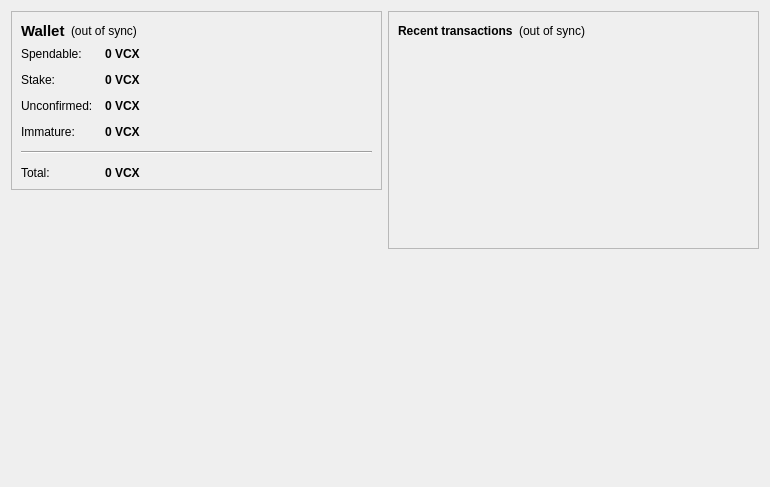
<?xml version="1.0" encoding="UTF-8"?>
<ui version="4.0">
 <class>OverviewPage</class>
 <widget class="QWidget" name="OverviewPage">
  <property name="geometry">
   <rect>
    <x>0</x>
    <y>0</y>
    <width>770</width>
    <height>487</height>
   </rect>
  </property>
  <property name="windowTitle">
   <string>Form</string>
  </property>
  <layout class="QHBoxLayout" name="horizontalLayout" stretch="1,1">
   <item>
    <layout class="QVBoxLayout" name="verticalLayout_2">
     <item>
      <widget class="QFrame" name="frame">
       <property name="frameShape">
        <enum>QFrame::StyledPanel</enum>
       </property>
       <property name="frameShadow">
        <enum>QFrame::Raised</enum>
       </property>
       <layout class="QVBoxLayout" name="verticalLayout_4">
        <item>
         <layout class="QHBoxLayout" name="horizontalLayout_4">
          <item>
           <widget class="QLabel" name="label_5">
            <property name="font">
             <font>
              <pointsize>11</pointsize>
              <weight>75</weight>
              <bold>true</bold>
             </font>
            </property>
            <property name="text">
             <string>Wallet</string>
            </property>
           </widget>
          </item>
          <item>
           <widget class="QLabel" name="labelWalletStatus">
            <property name="toolTip">
             <string>The displayed information may be out of date. Your wallet automatically synchronizes with the vcredit network after a connection is established, but this process has not completed yet.</string>
            </property>
            <property name="styleSheet">
             <string notr="true"/>
            </property>
            <property name="text">
             <string notr="true">(out of sync)</string>
            </property>
            <property name="alignment">
             <set>Qt::AlignLeading|Qt::AlignLeft|Qt::AlignVCenter</set>
            </property>
           </widget>
          </item>
          <item>
           <spacer name="horizontalSpacer_2">
            <property name="orientation">
             <enum>Qt::Horizontal</enum>
            </property>
            <property name="sizeHint" stdset="0">
             <size>
              <width>40</width>
              <height>20</height>
             </size>
            </property>
           </spacer>
          </item>
         </layout>
        </item>
        <item>
         <layout class="QFormLayout" name="formLayout_2">
          <property name="fieldGrowthPolicy">
           <enum>QFormLayout::AllNonFixedFieldsGrow</enum>
          </property>
          <property name="horizontalSpacing">
           <number>12</number>
          </property>
          <property name="verticalSpacing">
           <number>12</number>
          </property>
          <item row="0" column="0">
           <widget class="QLabel" name="label">
            <property name="text">
             <string>Spendable:</string>
            </property>
           </widget>
          </item>
          <item row="0" column="1">
           <widget class="QLabel" name="labelBalance">
            <property name="font">
             <font>
              <weight>75</weight>
              <bold>true</bold>
             </font>
            </property>
            <property name="cursor">
             <cursorShape>IBeamCursor</cursorShape>
            </property>
            <property name="toolTip">
             <string>Your current spendable balance</string>
            </property>
            <property name="text">
             <string notr="true">0 VCX</string>
            </property>
            <property name="textInteractionFlags">
             <set>Qt::LinksAccessibleByMouse|Qt::TextSelectableByKeyboard|Qt::TextSelectableByMouse</set>
            </property>
           </widget>
          </item>
          <item row="1" column="0">
           <widget class="QLabel" name="label_6">
            <property name="text">
             <string>Stake:</string>
            </property>
           </widget>
          </item>
          <item row="1" column="1">
           <widget class="QLabel" name="labelStake">
            <property name="font">
             <font>
              <weight>75</weight>
              <bold>true</bold>
             </font>
            </property>
            <property name="cursor">
             <cursorShape>IBeamCursor</cursorShape>
            </property>
            <property name="toolTip">
             <string>Total of coins that was staked, and do not yet count toward the current balance</string>
            </property>
            <property name="text">
             <string notr="true">0 VCX</string>
            </property>
            <property name="textInteractionFlags">
             <set>Qt::LinksAccessibleByMouse|Qt::TextSelectableByKeyboard|Qt::TextSelectableByMouse</set>
            </property>
           </widget>
          </item>
          <item row="2" column="0">
           <widget class="QLabel" name="label_3">
            <property name="text">
             <string>Unconfirmed:</string>
            </property>
           </widget>
          </item>
          <item row="2" column="1">
           <widget class="QLabel" name="labelUnconfirmed">
            <property name="font">
             <font>
              <weight>75</weight>
              <bold>true</bold>
             </font>
            </property>
            <property name="cursor">
             <cursorShape>IBeamCursor</cursorShape>
            </property>
            <property name="toolTip">
             <string>Total of transactions that have yet to be confirmed, and do not yet count toward the current balance</string>
            </property>
            <property name="text">
             <string notr="true">0 VCX</string>
            </property>
            <property name="textInteractionFlags">
             <set>Qt::LinksAccessibleByMouse|Qt::TextSelectableByKeyboard|Qt::TextSelectableByMouse</set>
            </property>
           </widget>
          </item>
          <item row="3" column="0">
           <widget class="QLabel" name="labelImmatureText">
            <property name="text">
             <string>Immature:</string>
            </property>
           </widget>
          </item>
          <item row="3" column="1">
           <widget class="QLabel" name="labelImmature">
            <property name="font">
             <font>
              <weight>75</weight>
              <bold>true</bold>
             </font>
            </property>
            <property name="toolTip">
             <string>Mined balance that has not yet matured</string>
            </property>
            <property name="text">
             <string notr="true">0 VCX</string>
            </property>
            <property name="textInteractionFlags">
             <set>Qt::LinksAccessibleByMouse|Qt::TextSelectableByKeyboard|Qt::TextSelectableByMouse</set>
            </property>
           </widget>
          </item>
          <item row="4" column="0" colspan="2">
           <widget class="Line" name="line">
            <property name="orientation">
             <enum>Qt::Horizontal</enum>
            </property>
           </widget>
          </item>
          <item row="5" column="0">
           <widget class="QLabel" name="labelTotalText">
            <property name="text">
             <string>Total:</string>
            </property>
           </widget>
          </item>
          <item row="5" column="1">
           <widget class="QLabel" name="labelTotal">
            <property name="font">
             <font>
              <weight>75</weight>
              <bold>true</bold>
             </font>
            </property>
            <property name="cursor">
             <cursorShape>IBeamCursor</cursorShape>
            </property>
            <property name="toolTip">
             <string>Your current total balance</string>
            </property>
            <property name="text">
             <string notr="true">0 VCX</string>
            </property>
            <property name="textInteractionFlags">
             <set>Qt::LinksAccessibleByMouse|Qt::TextSelectableByKeyboard|Qt::TextSelectableByMouse</set>
            </property>
           </widget>
          </item>
         </layout>
        </item>
       </layout>
      </widget>
     </item>
     <item>
      <spacer name="verticalSpacer">
       <property name="orientation">
        <enum>Qt::Vertical</enum>
       </property>
       <property name="sizeHint" stdset="0">
        <size>
         <width>20</width>
         <height>40</height>
        </size>
       </property>
      </spacer>
     </item>
     <item>
      <widget class="QLabel" name="label_2">
       <property name="autoFillBackground">
        <bool>true</bool>
       </property>
       <property name="text">
        <string/>
       </property>
       <property name="pixmap">
        <pixmap resource="../bitcoin.qrc">:/icons/mastbg</pixmap>
       </property>
       <property name="scaledContents">
        <bool>false</bool>
       </property>
       <property name="alignment">
        <set>Qt::AlignCenter</set>
       </property>
       <property name="margin">
        <number>0</number>
       </property>
      </widget>
     </item>
    </layout>
   </item>
   <item>
    <layout class="QVBoxLayout" name="verticalLayout_3">
     <item>
      <widget class="QFrame" name="frame_2">
       <property name="frameShape">
        <enum>QFrame::StyledPanel</enum>
       </property>
       <property name="frameShadow">
        <enum>QFrame::Raised</enum>
       </property>
       <layout class="QVBoxLayout" name="verticalLayout">
        <item>
         <layout class="QHBoxLayout" name="horizontalLayout_2">
          <item>
           <widget class="QLabel" name="label_4">
            <property name="text">
             <string>&lt;b&gt;Recent transactions&lt;/b&gt;</string>
            </property>
           </widget>
          </item>
          <item>
           <widget class="QLabel" name="labelTransactionsStatus">
            <property name="toolTip">
             <string>The displayed information may be out of date. Your wallet automatically synchronizes with the vcredit network after a connection is established, but this process has not completed yet.</string>
            </property>
            <property name="styleSheet">
             <string notr="true"/>
            </property>
            <property name="text">
             <string notr="true">(out of sync)</string>
            </property>
            <property name="alignment">
             <set>Qt::AlignRight|Qt::AlignTrailing|Qt::AlignVCenter</set>
            </property>
           </widget>
          </item>
          <item>
           <spacer name="horizontalSpacer">
            <property name="orientation">
             <enum>Qt::Horizontal</enum>
            </property>
            <property name="sizeHint" stdset="0">
             <size>
              <width>40</width>
              <height>20</height>
             </size>
            </property>
           </spacer>
          </item>
         </layout>
        </item>
        <item>
         <widget class="QListView" name="listTransactions">
          <property name="styleSheet">
           <string notr="true">QListView { background: transparent; }</string>
          </property>
          <property name="frameShape">
           <enum>QFrame::NoFrame</enum>
          </property>
          <property name="verticalScrollBarPolicy">
           <enum>Qt::ScrollBarAlwaysOff</enum>
          </property>
          <property name="horizontalScrollBarPolicy">
           <enum>Qt::ScrollBarAlwaysOff</enum>
          </property>
          <property name="selectionMode">
           <enum>QAbstractItemView::NoSelection</enum>
          </property>
         </widget>
        </item>
       </layout>
      </widget>
     </item>
     <item>
      <spacer name="verticalSpacer_2">
       <property name="orientation">
        <enum>Qt::Vertical</enum>
       </property>
       <property name="sizeHint" stdset="0">
        <size>
         <width>20</width>
         <height>40</height>
        </size>
       </property>
      </spacer>
     </item>
    </layout>
   </item>
  </layout>
 </widget>
 <resources>
  <include location="../bitcoin.qrc"/>
 </resources>
 <connections/>
</ui>
